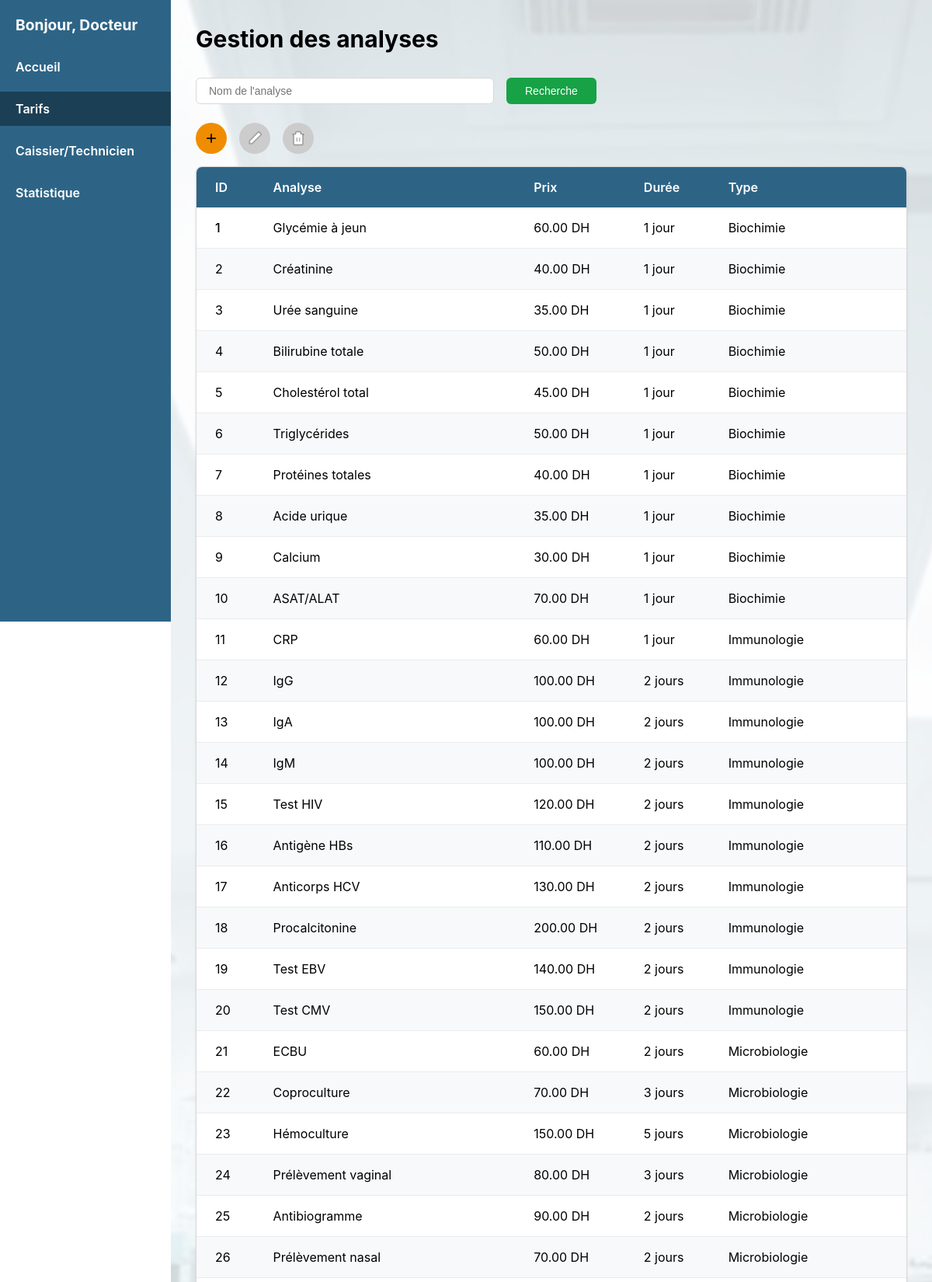
/admin/docteur/tarifs.php (upper part), run on the app's committed database.
### tables this page shows
CREATE TABLE `services` (
  `id_service` int(10) UNSIGNED NOT NULL,
  `nom_analyse` varchar(255) NOT NULL,
  `prix_analyse` decimal(8,2) NOT NULL,
  `dure_analyse` varchar(255) NOT NULL,
  `id_categorie` int(10) UNSIGNED NOT NULL
);

CREATE TABLE `categorie` (
  `id_categorie` int(10) UNSIGNED NOT NULL,
  `nom_categorie` varchar(255) NOT NULL
);

### admin/docteur/tarifs.php (the view, shortened to what this page needs)
<?php
$host = 'localhost';
$db = 'labonew';
$user = 'root';
$pass = '';
$charset = 'utf8mb4';
$dsn = "mysql:host=$host;dbname=$db;charset=$charset";
$options = [
    PDO::ATTR_ERRMODE => PDO::ERRMODE_EXCEPTION,
    PDO::ATTR_DEFAULT_FETCH_MODE => PDO::FETCH_ASSOC,
];
try {
    $pdo = new PDO($dsn, $user, $pass, $options);
} catch (PDOException $e) {
    exit("Erreur BDD : " . $e->getMessage());
}
$stmt = $pdo->query("
    SELECT s.id_service, s.nom_analyse, s.prix_analyse, s.dure_analyse, c.nom_categorie
    FROM services s
    JOIN categorie c ON s.id_categorie = c.id_categorie
    ORDER BY s.id_service ASC
");
$services = $stmt->fetchAll();
?>
<!DOCTYPE html>
<html lang="fr">
<head>
</head>
<body>
<nav class="sidebar">
    <div class="sidebar-header">Bonjour, Docteur</div>
    <ul>
        <li><a href="accueil.php">Accueil</a></li>
        <li><a href="tarifs.php" class="active">Tarifs</a></li>
        <li><a href="technicien_caissier.php">Caissier/technicien</a></li>
        <li><a href="statistique.php">Statistique</a></li>
    </ul>
</nav>
<div class="main-content">
    <div class="content-wrapper">
        <h1 class="page-title">Gestion des analyses</h1>
        <div class="search-container">
            <div class="search-input-wrapper">
                <input type="text" class="search-input" placeholder="Nom de l'analyse">
            </div>
            <button class="search-button">Recherche</button>
        </div>
        <div class="action-icons">
            <button id="btnAdd" class="action-icon" title="Ajouter">
                <svg viewBox="0 0 24 24" fill="none" stroke="currentColor" stroke-width="2">
                    <line x1="12" y1="5" x2="12" y2="19"></line>
                    <line x1="5" y1="12" x2="19" y2="12"></line>
                </svg>
            </button>
            <button id="btnEdit" class="action-icon" title="Modifier" disabled>
                <svg viewBox="0 0 24 24" fill="none" stroke="currentColor" stroke-width="2">
                    <path d="m18 2 4 4-14 14H4v-4L18 2z"></path>
                </svg>
            </button>
            <button id="btnDelete" class="action-icon" title="Supprimer" disabled>
                <svg viewBox="0 0 24 24" fill="none" stroke="currentColor" stroke-width="2">
                    <polyline points="3,6 5,6 21,6"></polyline>
                    <path d="m19,6v14a2,2 0 0,1-2,2H7a2,2 0 0,1-2-2V6m3,0V4a2,2 0 0,1,2-2h4a2,2 0 0,1,2,2v2"></path>
                    <line x1="10" y1="11" x2="10" y2="17"></line>
                    <line x1="14" y1="11" x2="14" y2="17"></line>
                </svg>
            </button>
        </div>
        <div class="table-container">
            <table class="data-table" id="tableServices">
                <thead class="table-header">
                    <tr>
                        <th>ID</th>
                        <th>Analyse</th>
                        <th>Prix</th>
                        <th>Durée</th>
                        <th>Type</th>
                    </tr>
                </thead>
                <tbody class="table-body">
                    <?php if (count($services) > 0): ?>
                        <?php foreach ($services as $service): ?>
                        <tr data-id="<?= htmlspecialchars($service['id_service']) ?>">
                            <td><?= htmlspecialchars($service['id_service']) ?></td>
                            <td><?= htmlspecialchars($service['nom_analyse']) ?></td>
                            <td><?= htmlspecialchars($service['prix_analyse']) ?> DH</td>
                            <td><?= htmlspecialchars($service['dure_analyse']) ?></td>
                            <td><?= htmlspecialchars($service['nom_categorie']) ?></td>
                        </tr>
                        <?php endforeach; ?>
                    <?php else: ?>
                        <tr>
                            <td colspan="5" style="text-align:center;">Aucune analyse disponible</td>
                        </tr>
                    <?php endif; ?>
                </tbody>
            </table>
        </div>
    </div>
</div>
</body>
</html>

### admin/docteur/tarifs.php (style rules this page uses)
* { margin: 0; padding: 0; box-sizing: border-box; }
body { font-family: -apple-system, BlinkMacSystemFont, 'Segoe UI', Roboto, sans-serif; background-color: #ffffff; min-height: 100vh; display: flex; }
.sidebar { width: 220px; background-color: #2D6486; height: 100vh; position: fixed; top: 0; left: 0; padding-top: 20px; display: flex; flex-direction: column; color: white; }
.sidebar ul { list-style: none; padding-left: 0; }
.sidebar ul li { margin-bottom: 10px; }
.sidebar ul li a { color: white; text-decoration: none; padding: 12px 20px; display: block; font-weight: 600; transition: background-color 0.3s ease; text-transform: capitalize; }
.sidebar ul li a.active { background-color: #1b3f54; }
.sidebar .sidebar-header { padding: 0 20px 20px 20px; font-size: 1.2em; font-weight: bold; }
.main-content { margin-left: 220px; padding: 32px; flex: 1; position: relative; }
.content-wrapper { position: relative; z-index: 2; }
.page-title { font-size: 30px; font-weight: bold; color: #000000; margin-bottom: 32px; }
.search-container { display: flex; gap: 16px; margin-bottom: 24px; }
.search-input-wrapper { flex: 1; max-width: 384px; }
.search-input { width: 100%; padding: 8px 16px; border: 1px solid #d9d9d9; border-radius: 6px; font-size: 14px; }
.search-button { background-color: #16a245; color: white; border: none; padding: 8px 24px; border-radius: 6px; cursor: pointer; font-size: 14px; transition: background-color 0.2s; }
.action-icons { display: flex; gap: 16px; margin-bottom: 16px; }
.action-icon { width: 40px; height: 40px; background-color: #f08c00; border-radius: 50%; display: flex; align-items: center; justify-content: center; cursor: pointer; transition: background-color 0.2s; border: none; }
.action-icon:disabled { background-color: #cccccc; cursor: default; }
.action-icon svg { width: 20px; height: 20px; fill: white; }
.table-container { background-color: white; border-radius: 8px; box-shadow: 0 1px 3px rgba(0,0,0,0.1); border: 1px solid #d9d9d9; overflow-x: auto; }
.data-table { width: 100%; border-collapse: collapse; min-width: 600px; }
.table-header { background-color: #2d6486; }
.table-header th { color: white; font-weight: 600; padding: 16px 24px; text-align: left; white-space: nowrap; }
.table-body tr:nth-child(even) { background-color: #f8f9fa; }
.table-body tr:nth-child(odd) { background-color: white; }
.table-body td { padding: 16px 24px; border-bottom: 1px solid #e9ecef; white-space: nowrap; }
.table-body tr:first-child td:first-child { font-weight: 500; }

### data on the page
services: id_service "1", nom_analyse "Glycémie à jeun", prix_analyse "60.00", dure_analyse "1 jour", id_categorie.nom_categorie "Biochimie"
services: id_service "2", nom_analyse "Créatinine", prix_analyse "40.00", dure_analyse "1 jour", id_categorie.nom_categorie "Biochimie"
services: id_service "3", nom_analyse "Urée sanguine", prix_analyse "35.00", dure_analyse "1 jour", id_categorie.nom_categorie "Biochimie"
services: id_service "4", nom_analyse "Bilirubine totale", prix_analyse "50.00", dure_analyse "1 jour", id_categorie.nom_categorie "Biochimie"
services: id_service "5", nom_analyse "Cholestérol total", prix_analyse "45.00", dure_analyse "1 jour", id_categorie.nom_categorie "Biochimie"
services: id_service "6", nom_analyse "Triglycérides", prix_analyse "50.00", dure_analyse "1 jour", id_categorie.nom_categorie "Biochimie"
services: id_service "7", nom_analyse "Protéines totales", prix_analyse "40.00", dure_analyse "1 jour", id_categorie.nom_categorie "Biochimie"
services: id_service "8", nom_analyse "Acide urique", prix_analyse "35.00", dure_analyse "1 jour", id_categorie.nom_categorie "Biochimie"
services: id_service "9", nom_analyse "Calcium", prix_analyse "30.00", dure_analyse "1 jour", id_categorie.nom_categorie "Biochimie"
services: id_service "10", nom_analyse "ASAT/ALAT", prix_analyse "70.00", dure_analyse "1 jour", id_categorie.nom_categorie "Biochimie"
services: id_service "11", nom_analyse "CRP", prix_analyse "60.00", dure_analyse "1 jour", id_categorie.nom_categorie "Immunologie"
services: id_service "12", nom_analyse "IgG", prix_analyse "100.00", dure_analyse "2 jours", id_categorie.nom_categorie "Immunologie"
services: id_service "13", nom_analyse "IgA", prix_analyse "100.00", dure_analyse "2 jours", id_categorie.nom_categorie "Immunologie"
services: id_service "14", nom_analyse "IgM", prix_analyse "100.00", dure_analyse "2 jours", id_categorie.nom_categorie "Immunologie"
services: id_service "15", nom_analyse "Test HIV", prix_analyse "120.00", dure_analyse "2 jours", id_categorie.nom_categorie "Immunologie"
services: id_service "16", nom_analyse "Antigène HBs", prix_analyse "110.00", dure_analyse "2 jours", id_categorie.nom_categorie "Immunologie"
services: id_service "17", nom_analyse "Anticorps HCV", prix_analyse "130.00", dure_analyse "2 jours", id_categorie.nom_categorie "Immunologie"
services: id_service "18", nom_analyse "Procalcitonine", prix_analyse "200.00", dure_analyse "2 jours", id_categorie.nom_categorie "Immunologie"
services: id_service "19", nom_analyse "Test EBV", prix_analyse "140.00", dure_analyse "2 jours", id_categorie.nom_categorie "Immunologie"
services: id_service "20", nom_analyse "Test CMV", prix_analyse "150.00", dure_analyse "2 jours", id_categorie.nom_categorie "Immunologie"
services: id_service "21", nom_analyse "ECBU", prix_analyse "60.00", dure_analyse "2 jours", id_categorie.nom_categorie "Microbiologie"
services: id_service "22", nom_analyse "Coproculture", prix_analyse "70.00", dure_analyse "3 jours", id_categorie.nom_categorie "Microbiologie"
services: id_service "23", nom_analyse "Hémoculture", prix_analyse "150.00", dure_analyse "5 jours", id_categorie.nom_categorie "Microbiologie"
services: id_service "24", nom_analyse "Prélèvement vaginal", prix_analyse "80.00", dure_analyse "3 jours", id_categorie.nom_categorie "Microbiologie"
services: id_service "25", nom_analyse "Antibiogramme", prix_analyse "90.00", dure_analyse "2 jours", id_categorie.nom_categorie "Microbiologie"
services: id_service "26", nom_analyse "Prélèvement nasal", prix_analyse "70.00", dure_analyse "2 jours", id_categorie.nom_categorie "Microbiologie"
